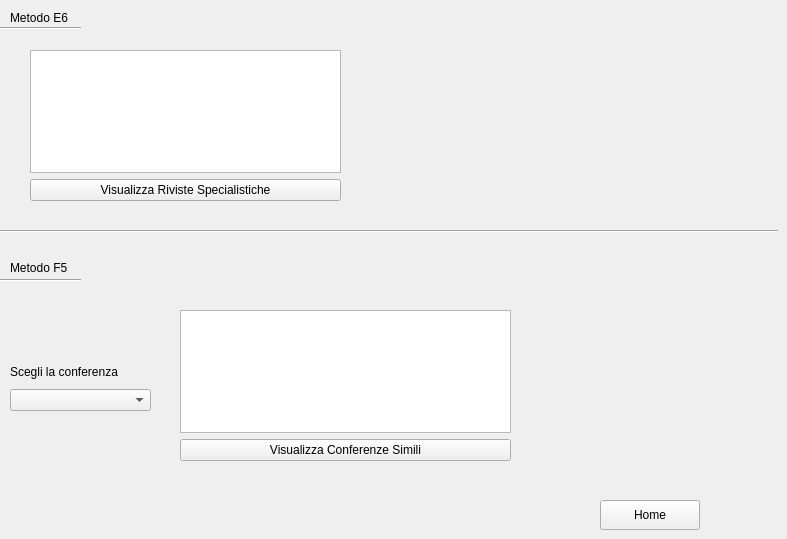
      <widget class="QWidget" name="sezioneEFPage">
       <widget class="QPushButton" name="HomeButton_12">
        <property name="geometry">
         <rect>
          <x>600</x>
          <y>500</y>
          <width>100</width>
          <height>30</height>
         </rect>
        </property>
        <property name="text">
         <string>Home</string>
        </property>
       </widget>
       <widget class="QLabel" name="label_18">
        <property name="geometry">
         <rect>
          <x>10</x>
          <y>10</y>
          <width>71</width>
          <height>16</height>
         </rect>
        </property>
        <property name="text">
         <string>Metodo E6 </string>
        </property>
       </widget>
       <widget class="Line" name="line_7">
        <property name="geometry">
         <rect>
          <x>0</x>
          <y>20</y>
          <width>81</width>
          <height>16</height>
         </rect>
        </property>
        <property name="orientation">
         <enum>Qt::Horizontal</enum>
        </property>
       </widget>
       <widget class="QLabel" name="label_20">
        <property name="geometry">
         <rect>
          <x>10</x>
          <y>260</y>
          <width>71</width>
          <height>16</height>
         </rect>
        </property>
        <property name="text">
         <string>Metodo F5</string>
        </property>
       </widget>
       <widget class="Line" name="line_8">
        <property name="geometry">
         <rect>
          <x>0</x>
          <y>270</y>
          <width>81</width>
          <height>20</height>
         </rect>
        </property>
        <property name="orientation">
         <enum>Qt::Horizontal</enum>
        </property>
       </widget>
       <widget class="QWidget" name="layoutWidget">
        <property name="geometry">
         <rect>
          <x>30</x>
          <y>50</y>
          <width>311</width>
          <height>151</height>
         </rect>
        </property>
        <layout class="QVBoxLayout" name="verticalLayout_30">
         <item>
          <widget class="QListWidget" name="mE6lista"/>
         </item>
         <item>
          <widget class="QPushButton" name="mE6Button">
           <property name="text">
            <string>Visualizza Riviste Specialistiche</string>
           </property>
          </widget>
         </item>
        </layout>
       </widget>
       <widget class="QWidget" name="layoutWidget">
        <property name="geometry">
         <rect>
          <x>10</x>
          <y>360</y>
          <width>141</width>
          <height>51</height>
         </rect>
        </property>
        <layout class="QVBoxLayout" name="verticalLayout_31">
         <item>
          <widget class="QLabel" name="label_19">
           <property name="text">
            <string>Scegli la conferenza</string>
           </property>
          </widget>
         </item>
         <item>
          <widget class="QComboBox" name="mF5comboBox"/>
         </item>
        </layout>
       </widget>
       <widget class="QWidget" name="layoutWidget">
        <property name="geometry">
         <rect>
          <x>180</x>
          <y>310</y>
          <width>331</width>
          <height>151</height>
         </rect>
        </property>
        <layout class="QVBoxLayout" name="verticalLayout_32">
         <item>
          <widget class="QListWidget" name="mF5lista"/>
         </item>
         <item>
          <widget class="QPushButton" name="mF5button">
           <property name="text">
            <string>Visualizza Conferenze Simili</string>
           </property>
          </widget>
         </item>
        </layout>
       </widget>
       <widget class="Line" name="line_16">
        <property name="geometry">
         <rect>
          <x>0</x>
          <y>230</y>
          <width>778</width>
          <height>3</height>
         </rect>
        </property>
        <property name="orientation">
         <enum>Qt::Horizontal</enum>
        </property>
       </widget>
      </widget>
